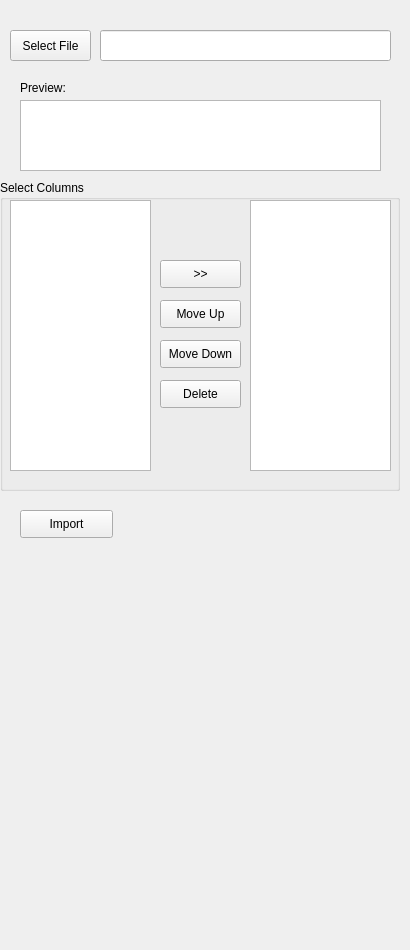
<?xml version="1.0" encoding="UTF-8"?>
<ui version="4.0">
 <class>ImportCAD</class>
 <widget class="QWidget" name="ImportCAD">
  <property name="geometry">
   <rect>
    <x>0</x>
    <y>0</y>
    <width>410</width>
    <height>950</height>
   </rect>
  </property>
  <property name="windowTitle">
   <string>ImportCAD</string>
  </property>
  <widget class="QLineEdit" name="lineEditFilePath">
   <property name="geometry">
    <rect>
     <x>100</x>
     <y>30</y>
     <width>291</width>
     <height>31</height>
    </rect>
   </property>
  </widget>
  <widget class="QPushButton" name="btnSelectFile">
   <property name="geometry">
    <rect>
     <x>10</x>
     <y>30</y>
     <width>81</width>
     <height>31</height>
    </rect>
   </property>
   <property name="text">
    <string>Select File</string>
   </property>
  </widget>
  <widget class="QPushButton" name="btnImportCAD">
   <property name="geometry">
    <rect>
     <x>20</x>
     <y>510</y>
     <width>93</width>
     <height>28</height>
    </rect>
   </property>
   <property name="text">
    <string>Import</string>
   </property>
  </widget>
  <widget class="QTextEdit" name="textEditCADPreview">
   <property name="geometry">
    <rect>
     <x>20</x>
     <y>100</y>
     <width>361</width>
     <height>71</height>
    </rect>
   </property>
  </widget>
  <widget class="QGroupBox" name="groupBox">
   <property name="geometry">
    <rect>
     <x>0</x>
     <y>180</y>
     <width>400</width>
     <height>311</height>
    </rect>
   </property>
   <property name="title">
    <string>Select Columns</string>
   </property>
   <widget class="QListWidget" name="listWidgetSelected">
    <property name="geometry">
     <rect>
      <x>250</x>
      <y>20</y>
      <width>141</width>
      <height>271</height>
     </rect>
    </property>
   </widget>
   <widget class="QPushButton" name="btnSelectColumn">
    <property name="geometry">
     <rect>
      <x>160</x>
      <y>80</y>
      <width>81</width>
      <height>28</height>
     </rect>
    </property>
    <property name="text">
     <string>&gt;&gt;</string>
    </property>
   </widget>
   <widget class="QPushButton" name="btnMoveUpSelection">
    <property name="geometry">
     <rect>
      <x>160</x>
      <y>120</y>
      <width>81</width>
      <height>28</height>
     </rect>
    </property>
    <property name="text">
     <string>Move Up</string>
    </property>
   </widget>
   <widget class="QPushButton" name="btnMoveDownSelection">
    <property name="geometry">
     <rect>
      <x>160</x>
      <y>160</y>
      <width>81</width>
      <height>28</height>
     </rect>
    </property>
    <property name="text">
     <string>Move Down</string>
    </property>
   </widget>
   <widget class="QListWidget" name="listWidgetOption">
    <property name="geometry">
     <rect>
      <x>10</x>
      <y>20</y>
      <width>141</width>
      <height>271</height>
     </rect>
    </property>
   </widget>
   <widget class="QPushButton" name="btnDeleteSelection">
    <property name="geometry">
     <rect>
      <x>160</x>
      <y>200</y>
      <width>81</width>
      <height>28</height>
     </rect>
    </property>
    <property name="text">
     <string>Delete</string>
    </property>
   </widget>
  </widget>
  <widget class="QLabel" name="labelPreView">
   <property name="geometry">
    <rect>
     <x>20</x>
     <y>80</y>
     <width>55</width>
     <height>16</height>
    </rect>
   </property>
   <property name="text">
    <string>Preview:</string>
   </property>
  </widget>
 </widget>
 <layoutdefault spacing="6" margin="11"/>
 <resources/>
 <connections/>
</ui>
